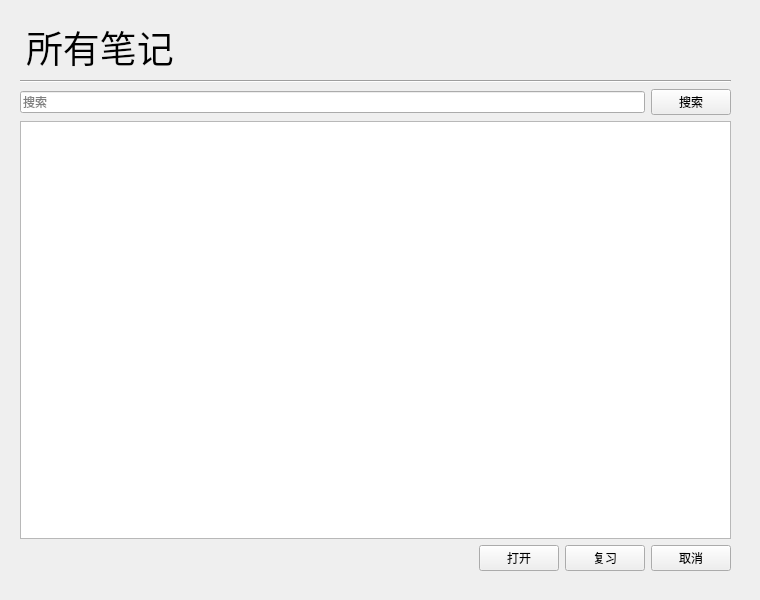
<?xml version="1.0" encoding="UTF-8"?>
<ui version="4.0">
 <class>Widget</class>
 <widget class="QWidget" name="Widget">
  <property name="geometry">
   <rect>
    <x>0</x>
    <y>0</y>
    <width>760</width>
    <height>600</height>
   </rect>
  </property>
  <property name="windowTitle">
   <string>easyNote - 所有笔记</string>
  </property>
  <widget class="QWidget" name="gridLayoutWidget">
   <property name="geometry">
    <rect>
     <x>20</x>
     <y>20</y>
     <width>711</width>
     <height>551</height>
    </rect>
   </property>
   <layout class="QVBoxLayout" name="layout">
    <item>
     <widget class="QLabel" name="label">
      <property name="font">
       <font>
        <family>Microsoft YaHei UI</family>
        <pointsize>28</pointsize>
       </font>
      </property>
      <property name="text">
       <string>所有笔记</string>
      </property>
      <property name="indent">
       <number>6</number>
      </property>
     </widget>
    </item>
    <item>
     <widget class="Line" name="line">
      <property name="orientation">
       <enum>Qt::Horizontal</enum>
      </property>
     </widget>
    </item>
    <item>
     <layout class="QHBoxLayout" name="searchLayout">
      <item>
       <widget class="QLineEdit" name="search">
        <property name="placeholderText">
         <string>搜索</string>
        </property>
       </widget>
      </item>
      <item>
       <widget class="QPushButton" name="searchButton">
        <property name="text">
         <string>搜索</string>
        </property>
       </widget>
      </item>
     </layout>
    </item>
    <item>
     <widget class="QListWidget" name="listWidget"/>
    </item>
    <item>
     <layout class="QHBoxLayout" name="operations">
      <item>
       <spacer name="spacer">
        <property name="orientation">
         <enum>Qt::Horizontal</enum>
        </property>
        <property name="sizeHint" stdset="0">
         <size>
          <width>40</width>
          <height>20</height>
         </size>
        </property>
       </spacer>
      </item>
      <item>
       <widget class="QPushButton" name="open">
        <property name="text">
         <string>打开</string>
        </property>
       </widget>
      </item>
      <item>
       <widget class="QPushButton" name="review">
        <property name="text">
         <string>复习</string>
        </property>
       </widget>
      </item>
      <item>
       <widget class="QPushButton" name="cancel">
        <property name="text">
         <string>取消</string>
        </property>
       </widget>
      </item>
     </layout>
    </item>
   </layout>
  </widget>
 </widget>
 <resources/>
 <connections/>
</ui>
